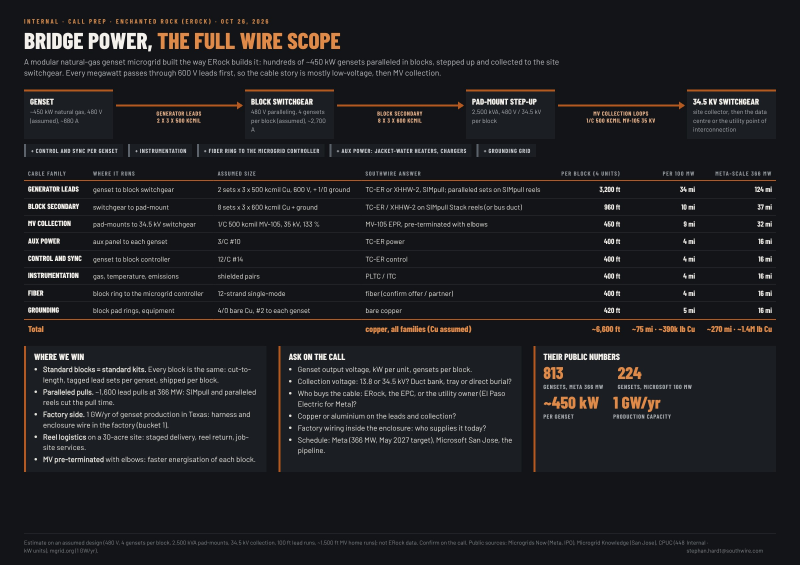
#> input picture plant/presentation/erock_wire_scope.jpg, 2400 x 1695 px (shown at 1/3 size)
$ python -i compose_tour.py   (imports and definitions only)
#> lines starting #> are read from the running program, lines starting #| are printed output that depends on the picture
"""Composite the tour captions onto the recorded frames and encode the clips (H.264 MP4, PowerPoint-ready).

    python3 compose_tour.py FRAMES_DIR OUT_DIR
FRAMES_DIR holds stop_NN/ folders from record_tour.js. Writes OUT_DIR/SW-3X1_tour_NN.mp4 per stop and
OUT_DIR/SW-3X1_tour_full.mp4. Captions follow the deck style (Barlow Condensed, charcoal card, copper rule):
hidden in flight, faded in after arrival."""
import json
import os
import subprocess
import sys
import textwrap

import imageio_ffmpeg
from PIL import Image, ImageDraw, ImageFont

HERE = os.path.dirname(os.path.abspath(__file__))
FD = os.path.join(HERE, "fonts") if os.path.isdir(os.path.join(HERE, "fonts")) else os.path.join(os.path.dirname(HERE), "blender", "deck")
# [1 line not run here, left out]
W, H = 1920, 1080
COPPER, LIGHT, GREY, CAB = (200, 105, 43), (243, 241, 236), (169, 179, 184), (240, 164, 107)


def font(n, s):
    return ImageFont.truetype(os.path.join(FD, n), s)


# [76 lines left out: functions wrap, caption, chrome, encode, not called in this run]


def main(src, out):
    os.makedirs(out, exist_ok=True)
    n = len(TOUR)
    done = []
    for i in range(n):
        fd = os.path.join(src, "stop_%02d" % i)
        if not os.path.exists(os.path.join(fd, "meta.json")):
            continue
        o = os.path.join(out, "SW-3X1_tour_%02d.mp4" % (i + 1))
        if not os.path.exists(o):                    # clips already encoded are kept (incremental runs)
            encode(fd, o, i, n)
        done.append(o)
    if len(done) == n:
        lst = os.path.join(out, "concat.txt")
        open(lst, "w").write("".join(f"file '{os.path.abspath(p)}'\n" for p in done))
        subprocess.run([imageio_ffmpeg.get_ffmpeg_exe(), "-y", "-loglevel", "error", "-f", "concat", "-safe", "0",
                        "-i", lst, "-c", "copy", "-movflags", "+faststart", os.path.join(out, "SW-3X1_tour_full.mp4")], check=True)
        os.remove(lst)
        print("wrote", os.path.join(out, "SW-3X1_tour_full.mp4"))


# [2 lines not run here, left out]

>>> import cv2
>>> picture = cv2.imread('erock_wire_scope.jpg', cv2.IMREAD_GRAYSCALE)
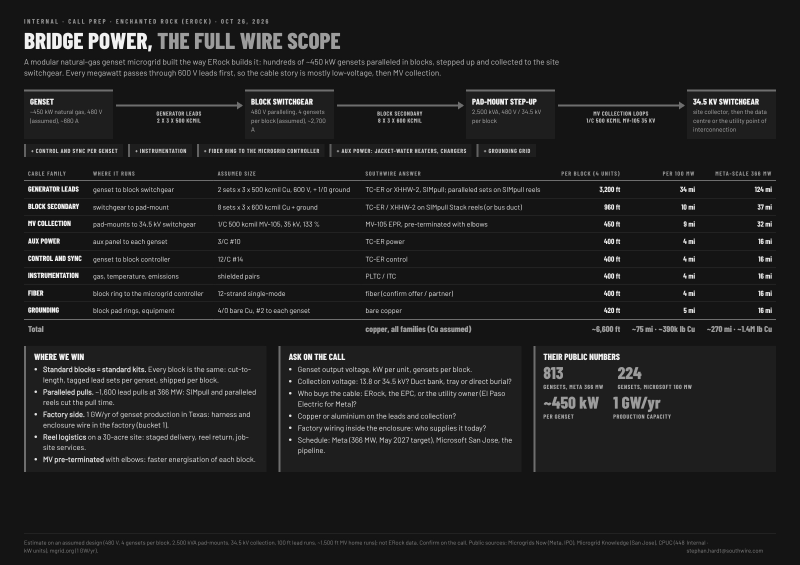
#> picture: shape (1695, 2400) (shown at 1/3 size); min 2, max 255, mean 31.4
>>> result = main(picture, 'out.png')
#> (the run stopped early here; a loop or call above may not have finished)
